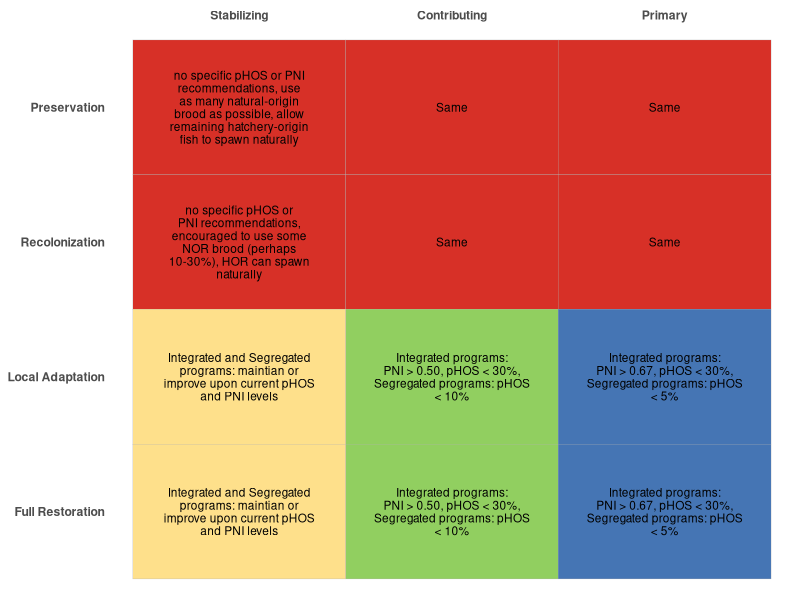
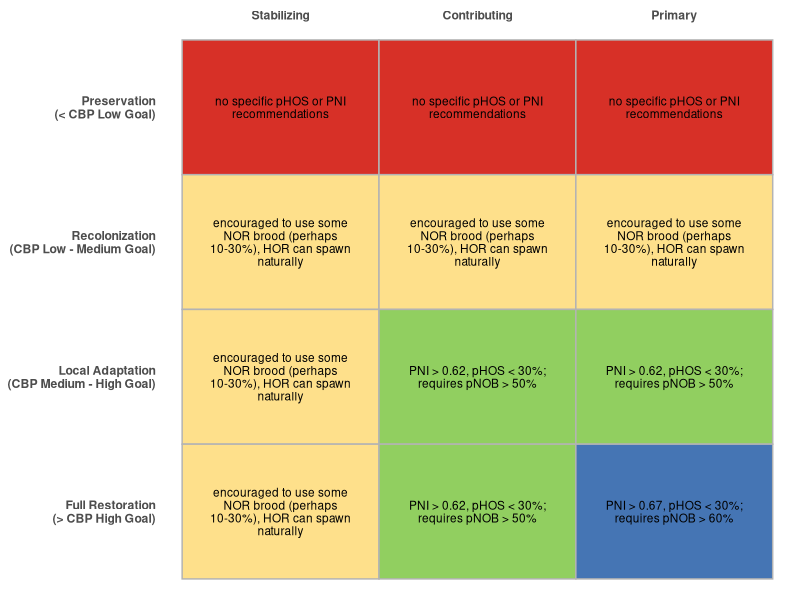
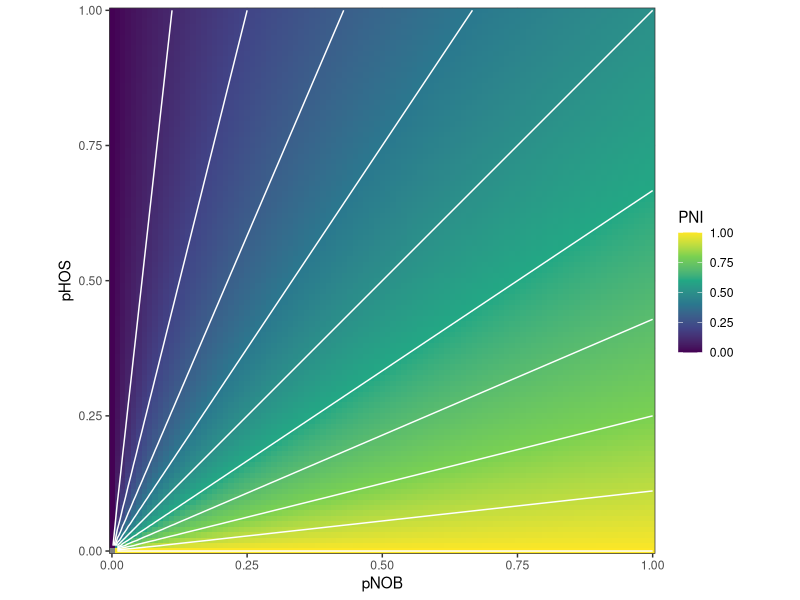
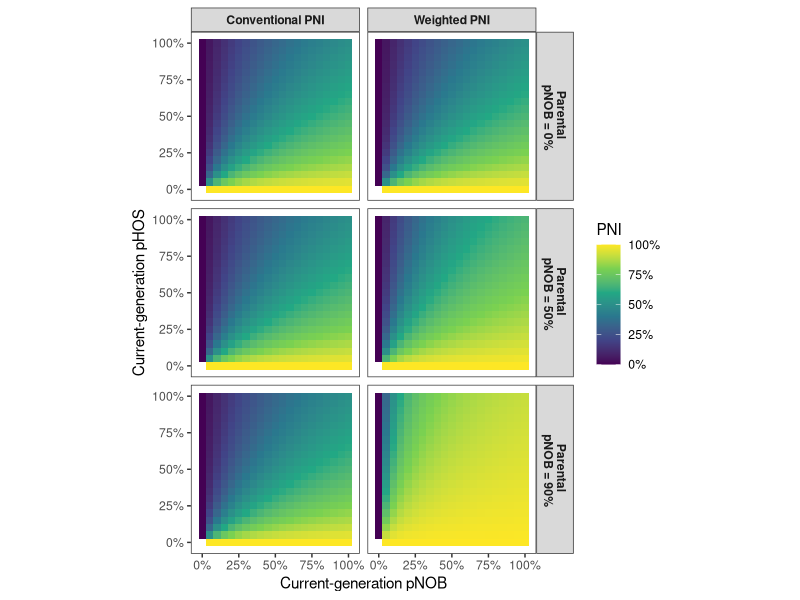
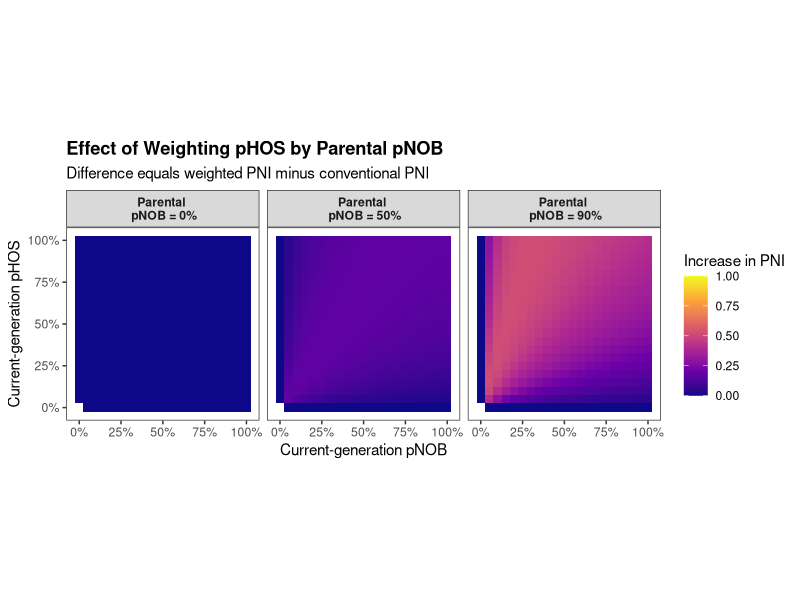

The R script that drew these images, in order:
## ---- chunk 1
suppressPackageStartupMessages({
  library(tidyverse)
  library(readr)
  library(knitr)
  library(kableExtra)
})

# source('../R/helpers.R')
# source('../R/anchor_funs.R')
# source('../R/harvest_funs.R')
# source('../R/weir_funs.R')

opts_chunk$set(echo = FALSE, message = FALSE, error = FALSE, warning = FALSE,
               out.width = "100%",
               fig.align="center",
               fig.pos="H")

# default options for tables
options(knitr.kable.NA = '-',
        digits = 2)

# when knitting to Word, use this
# what kind of document is being created?
doc.type <- knitr::opts_knit$get('rmarkdown.pandoc.to')

if(!(is.null(doc.type)) && doc.type == 'docx') {
  options(knitr.table.format = "pandoc")
}

if(!(is.null(doc.type)) && doc.type %in% c("docx", "html")) {
  theme_set(theme_pubr(base_family = "Times New Roman"))
}
## ---- chunk 2
management_matrix <- tibble::tribble(
  ~`Recovery Phase`,  ~Stabilizing, ~Contributing, ~Primary, 
  "Preservation",
  "no specific pHOS or PNI recommendations, use as many natural-origin brood as possible, allow remaining hatchery-origin fish to spawn naturally",
  "Same",
  "Same",
  
  "Recolonization",
  "no specific pHOS or PNI recommendations, encouraged to use some NOR brood (perhaps 10-30%), HOR can spawn naturally",
  "Same",
  "Same",
  
  "Local Adaptation",
  "Integrated and Segregated programs: maintian or improve upon current pHOS and PNI levels", 
  "Integrated programs: PNI > 0.50, pHOS < 30%, Segregated programs: pHOS < 10%",
  "Integrated programs: PNI > 0.67, pHOS < 30%, Segregated programs: pHOS < 5%",


  
  "Full Restoration",
  "Integrated and Segregated programs: maintian or improve upon current pHOS and PNI levels", 
  "Integrated programs: PNI > 0.50, pHOS < 30%, Segregated programs: pHOS < 10%",
  "Integrated programs: PNI > 0.67, pHOS < 30%, Segregated programs: pHOS < 5%"
)

management_long <-
  management_matrix %>%
  pivot_longer(
    cols = c(Stabilizing, Contributing, Primary),
    names_to = "Program",
    values_to = "Recommendation"
  ) %>%
  mutate(
    Program = factor(
      Program,
      levels = c("Stabilizing", "Contributing", "Primary")
    ),
    `Recovery Phase` = factor(
      `Recovery Phase`,
      levels = c(
        "Preservation",
        "Recolonization",
        "Local Adaptation",
        "Full Restoration"
      )
    ),
    fill = case_when(
      str_detect(Recommendation, "no|Same") ~ "no",
      str_detect(Recommendation, "improve") ~ "improve",
      str_detect(Recommendation, "perhaps") ~ "perhaps",
      str_detect(Recommendation, "0.50") ~ "PNI50",
      str_detect(Recommendation, "0.67") ~ "PNI67"
    )
  ) %>%
    mutate(
    Recommendation = stringr::str_wrap(Recommendation, width = 25)
  )

ggplot(
  management_long,
  aes(
    x = Program,
    y = `Recovery Phase`
  )
) +
  geom_tile(aes(fill = fill), color = "grey70") +
  geom_text(
    aes(label = Recommendation),
    size = 3,
    lineheight = 0.9
  ) +
  scale_x_discrete(position = "top") +
  scale_y_discrete(limits = rev) +
  scale_fill_manual(
    values = c(
      PNI67 = "#4575B4",
      PNI50 = "#91CF60",
      improve = "#FEE08B",
      perhaps = "orange",
      no = "#D73027"
    ),
    guide = "none"
  ) +
  labs(x = NULL, y = NULL) +
  theme_minimal(base_size = 11) +
  theme(
    panel.grid = element_blank(),
    axis.text.x = element_text(face = "bold"),
    axis.text.y = element_text(face = "bold"),
    axis.ticks = element_blank()
  ) 
## ---- chunk 3
management_matrix <- tibble::tribble(
  ~`Recovery Phase`, ~Abundance,  ~Stabilizing, ~Contributing, ~Primary, 
  "Preservation",
  "< CBP Low Goal",
  "no specific pHOS or PNI recommendations",
  "no specific pHOS or PNI recommendations",
  "no specific pHOS or PNI recommendations",
  
  "Recolonization",
  "CBP Low - Medium Goal",
  "encouraged to use some NOR brood (perhaps 10-30%), HOR can spawn naturally",
  "encouraged to use some NOR brood (perhaps 10-30%), HOR can spawn naturally",
  "encouraged to use some NOR brood (perhaps 10-30%), HOR can spawn naturally",
  
  "Local Adaptation",
  "CBP Medium to High Goal",
  "encouraged to use some NOR brood (perhaps 10-30%), HOR can spawn naturally",
  "PNI > 0.62, pHOS < 30%; requires pNOB > 50%",
  "PNI > 0.62, pHOS < 30%; requires pNOB > 50%",

  "Full Restoration",
  "> CBP High Goal",
  "encouraged to use some NOR brood (perhaps 10-30%), HOR can spawn naturally",
  "PNI > 0.62, pHOS < 30%; requires pNOB > 50%",
  "PNI > 0.67, pHOS < 30%; requires pNOB > 60%"
)

management_long <-
  management_matrix %>%
  mutate(
    Phase = case_when(
      `Recovery Phase` == "Preservation" ~
        "Preservation\n(< CBP Low Goal)",

      `Recovery Phase` == "Recolonization" ~
        "Recolonization\n(CBP Low - Medium Goal)",

      `Recovery Phase` == "Local Adaptation" ~
        "Local Adaptation\n(CBP Medium - High Goal)",

      `Recovery Phase` == "Full Restoration" ~
        "Full Restoration\n(> CBP High Goal)"
    )
  ) %>%
  pivot_longer(
    cols = c(Stabilizing, Contributing, Primary),
    names_to = "Program",
    values_to = "Recommendation"
  ) %>%
  mutate(
    Program = factor(
      Program,
      levels = c(
        "Stabilizing",
        "Contributing",
        "Primary"
      )
    ),

    Phase = factor(
      Phase,
      levels = c(
        "Preservation\n(< CBP Low Goal)",
        "Recolonization\n(CBP Low - Medium Goal)",
        "Local Adaptation\n(CBP Medium - High Goal)",
        "Full Restoration\n(> CBP High Goal)"
      )
    ),

    fill = case_when(
      str_detect(Recommendation, "0\\.67") ~ "PNI67",
      str_detect(Recommendation, "0\\.62") ~ "PNI62",
      str_detect(
        Recommendation,
        regex("^encouraged", ignore_case = TRUE)
      ) ~ "Encouraged",
      str_detect(
        Recommendation,
        regex("^no specific", ignore_case = TRUE)
      ) ~ "None"
    ),

    Recommendation = str_wrap(
      Recommendation,
      width = 25
    )
  )

ggplot(
  management_long,
  aes(
    x = Program,
    y = Phase
  )
) +
  geom_tile(
    aes(fill = fill),
    color = "grey70",
    linewidth = 0.5
  ) +
  geom_text(
    aes(label = Recommendation),
    size = 3,
    lineheight = 0.9
  ) +
  scale_x_discrete(
    position = "top"
  ) +
  scale_y_discrete(
    limits = rev
  ) +
  scale_fill_manual(
    values = c(
      "PNI67" = "#4575B4",
      "PNI62" = "#91CF60",
      "Encouraged" = "#FEE08B",
      "None" = "#D73027"
    ),
    guide = "none"
  ) +
  labs(
    x = NULL,
    y = NULL
  ) +
  theme_minimal(
    base_size = 11
  ) +
  theme(
    panel.grid = element_blank(),
    axis.text.x = element_text(
      face = "bold"
    ),
    axis.text.y = element_text(
      face = "bold"
    ),
    axis.ticks = element_blank()
  )
## ---- chunk 4
calc_pni <- function(pnob, phos) {
  denominator <- pnob + phos

  if_else(
    denominator > 0,
    pnob / denominator,
    NA_real_
  )
}

pnob <- seq(0.0, 1, .01)
phos <- seq(0.0, 1, .01)

tmp_df <- expand.grid('pnob' = pnob, 'phos' = phos) %>%
  mutate(pni = calc_pni(pnob, phos))

tmp_df %>%
  #filter(pni >= .6) %>%
ggplot(aes(pnob, phos)) +
  geom_raster(aes(fill = pni)) +
  geom_contour(aes(z = pni), color = "white") +
  scale_fill_viridis_c(name = "PNI") +
  scale_x_continuous(expand = c(0,0)) +
  scale_y_continuous(expand = c(0,0)) +
  coord_equal() +
  labs(x = 'pNOB',
       y = 'pHOS') +
  theme_bw()
## ---- chunk 5
calc_weighted_pni <- function(pnob, phos, parent_pnob) {
  weighted_phos <- phos * (1 - parent_pnob)
  denominator <- pnob + weighted_phos

  if_else(
    denominator > 0,
    pnob / denominator,
    NA_real_
  )
}

parent_pnob_values <- c(0, .5, .9)

df <- tidyr::expand_grid(
  pnob = seq(0, 1, by = 0.05),
  phos = seq(0, 1, by = 0.05),
  parent_pnob = parent_pnob_values #seq(.2, .8, by = 0.20)
) %>%
  mutate(
    standard_pni = calc_pni(
      pnob = pnob,
      phos = phos
    ),
    weighted_pni = calc_weighted_pni(
      pnob = pnob,
      phos = phos,
      parent_pnob = parent_pnob
    ),
    pni_difference = weighted_pni - standard_pni,
    parent_pnob_label = factor(
      parent_pnob,
      levels = parent_pnob_values, #seq(0, 1, by = 0.20),
      labels = paste0(
        "Parental \n pNOB = ",
        scales::percent(parent_pnob_values)
      )
    )
  )


df_long <- df %>%
  select(
    pnob,
    phos,
    parent_pnob_label,
    `Conventional PNI` = standard_pni,
    `Weighted PNI` = weighted_pni
  ) %>%
  pivot_longer(
    cols = c(`Conventional PNI`, `Weighted PNI`),
    names_to = "Approach",
    values_to = "pni"
  )

ggplot(
  df_long,
  aes(
    x = pnob,
    y = phos,
    fill = pni
  )
) +
  geom_tile() +
  facet_grid(
    rows = vars(parent_pnob_label),
    cols = vars(Approach)
  ) +
  scale_x_continuous(
    breaks = seq(0, 1, by = 0.25),
    labels = scales::label_percent()
  ) +
  scale_y_continuous(
    breaks = seq(0, 1, by = 0.25),
    labels = scales::label_percent()
  ) +
  scale_fill_viridis_c(
    limits = c(0, 1),
    labels = scales::label_percent(),
    na.value = "white"
  ) +
  labs(
    x = "Current-generation pNOB",
    y = "Current-generation pHOS",
    fill = "PNI"
  ) +
  coord_equal() +
  theme_bw() +
  theme(
    panel.grid = element_blank(),
    strip.text = element_text(face = "bold")
  )

## ---- chunk 6
ggplot(
  df,
  aes(
    x = pnob,
    y = phos,
    fill = pni_difference
  )
) +
  geom_tile() +
  facet_wrap(
    vars(parent_pnob_label),
    ncol = 3
  ) +
  scale_x_continuous(
    breaks = seq(0, 1, by = 0.25),
    labels = scales::label_percent()
  ) +
  scale_y_continuous(
    breaks = seq(0, 1, by = 0.25),
    labels = scales::label_percent()
  ) +
  scale_fill_viridis_c(
    option = "C",
    limits = c(0, 1),
    labels = scales::label_number(accuracy = 0.01),
    na.value = "white"
  ) +
  labs(
    x = "Current-generation pNOB",
    y = "Current-generation pHOS",
    fill = "Increase in PNI",
    title = "Effect of Weighting pHOS by Parental pNOB",
    subtitle = "Difference equals weighted PNI minus conventional PNI"
  ) +
  coord_equal() +
  theme_bw() +
  theme(
    panel.grid = element_blank(),
    strip.text = element_text(face = "bold"),
    plot.title = element_text(face = "bold")
  )
